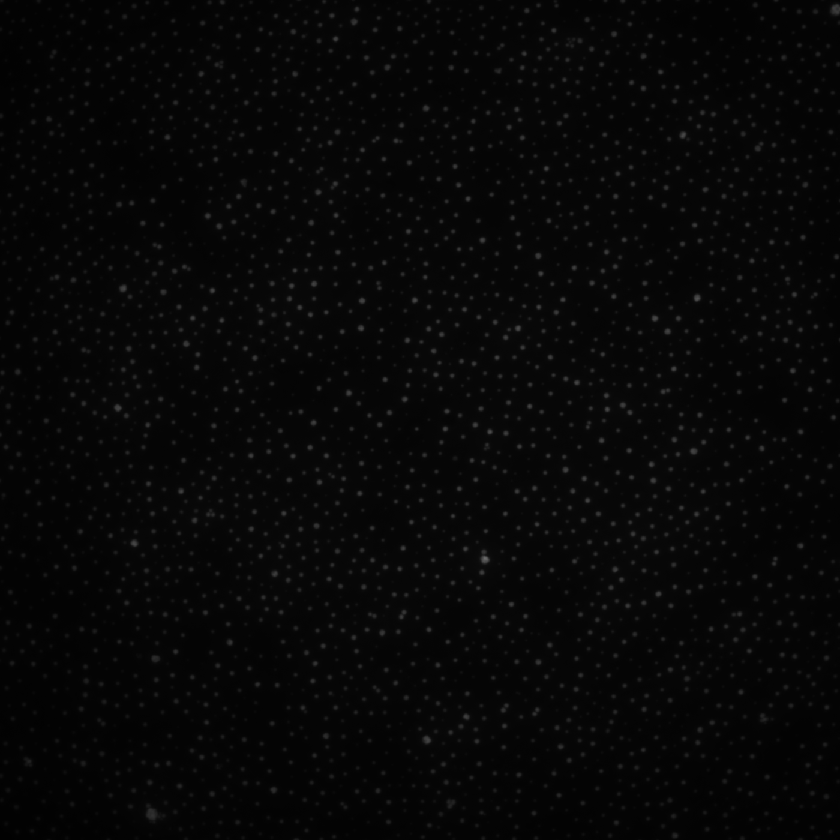
#> input picture Image_Analysis/data/2022-07-PDMS+TIRF/unTIRF.tif, 840 x 840 px, shrunk from 1400 x 1400 before the run, found by its file name; the run also reads 1 picture not shown here
$ python ICS.py
#> lines starting #> are read from the running program, lines starting #| are printed output that depends on the picture; long printed decimals are rounded
"""
Matplotlib Animation Example
author: Jake Vanderplas
email: vanderplas@astro.washington.edu
website: http://jakevdp.github.com
license: BSD

Rest is modified by Cameron Hastie.

"""

# LIBRARY IMPORTS ===================================================
#====================================================================
import numpy as np                  # This library is essential for manipulating data.
import matplotlib.pyplot as plt     # This library is essential for plotting data.
from matplotlib import cm
from matplotlib.ticker import LinearLocator
import numpy as np

# CUSTOM FUNCTIONS ==================================================
#====================================================================

# INIT IMAGES =======================================================
#====================================================================

#test_file = "C:/Users/Cameron/Documents/GitHub/Tutorial/Image_Analysis/data/2022-07-PDMS+TIRF/TIRF+BKGD.tif"
reff_file = "C:/Users/Cameron/Documents/GitHub/Tutorial/Image_Analysis/data/2022-07-PDMS+TIRF/TIRF+BKGD.tif"
test_file = "C:/Users/Cameron/Documents/GitHub/Tutorial/Image_Analysis/data/2022-07-PDMS+TIRF/unTIRF.tif"
#reff_file = "C:/Users/Cameron/Documents/GitHub/Tutorial/Image_Analysis/data/2022-07-PDMS+TIRF/unTIRF.tif"

# Grab the test and reference images
test_image = plt.imread(test_file)
#> test_image is the input picture: shape (840, 840) uint16; min 326, max 27163, mean 1971.3
reff_image = plt.imread(reff_file)

# Normalize (make everything go from 0-1)
test_image = (test_image - np.min(test_image)) / (np.max(test_image) - np.min(test_image))
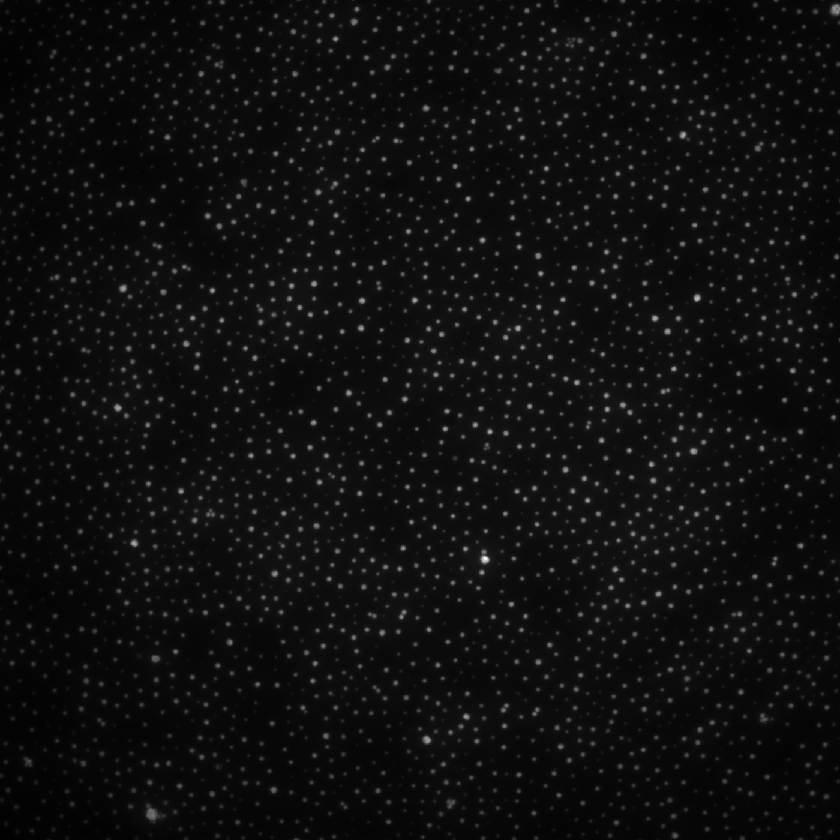
#> test_image: shape (840, 840) float64; min 0, max 1, mean 0.0613
reff_image = (reff_image - np.min(reff_image)) / (np.max(reff_image) - np.min(reff_image))
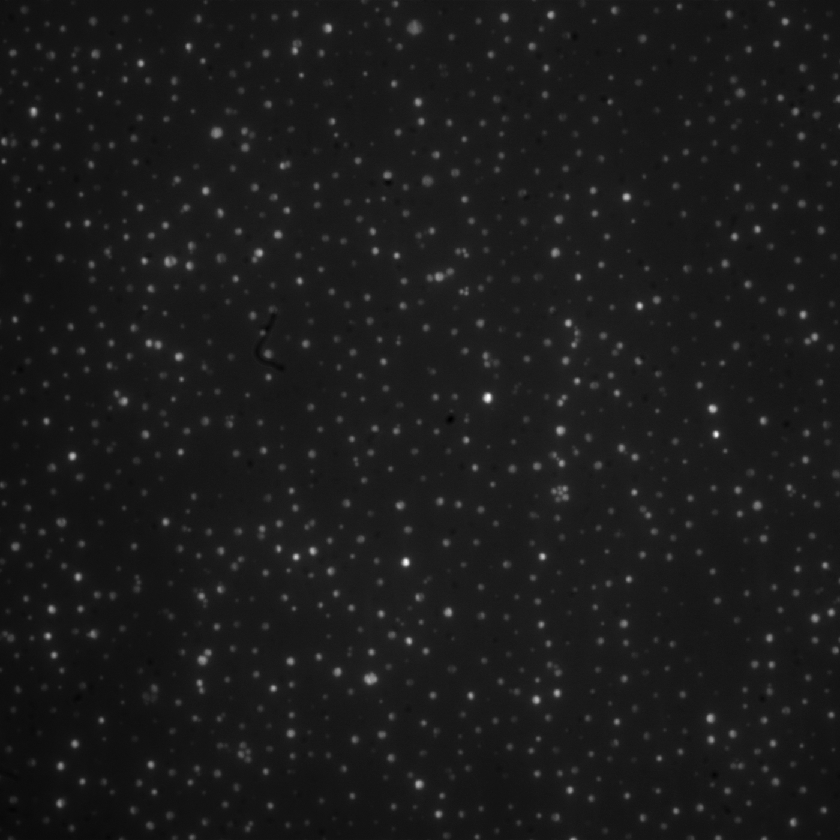
#> reff_image: shape (840, 840) float64; min 0, max 1, mean 0.108

# Normalize (make everything relative to the average)
#test_image = (test_image - np.average(test_image)) / np.average(test_image)
#reff_image = (reff_image - np.average(reff_image)) / np.average(reff_image)

# Image dimension, assumes similar sizes
image_dim = np.size(test_image[0,:])
#> image_dim = 840

# INIT SHIFTS =======================================================
#====================================================================

# Define fraction of image boarder to be cropped:
crop_frac = 0
low_lim = int(np.floor(image_dim*crop_frac))
#> low_lim = 0
upp_lim = int(np.floor(image_dim*(1-crop_frac)))
#> upp_lim = 840
image_dim = upp_lim - low_lim

# Crop images:
test_image = test_image[low_lim:upp_lim, low_lim:upp_lim]
reff_image = reff_image[low_lim:upp_lim, low_lim:upp_lim]
# Max number of shifts
num_shifts = int(low_lim/10)
#> num_shifts = 0
num_angles = num_shifts
#> num_angles = 0

FFT_Ixy = np.fft.fft2(test_image)
G_en = np.fft.fftshift(np.fft.ifft2(FFT_Ixy*np.conj(FFT_Ixy)))

# Again, we can construct a figure using similar parameters.
fig, ax = plt.subplots(1,2, figsize=(20, 10), dpi=80)
alt_axis_nums = np.linspace(-1*image_dim/2, image_dim/2, 5)
#> alt_axis_nums = [-420, -210, 0, 210, 420]
alt_axis_nums = alt_axis_nums.astype(int)
alt_axis = alt_axis_nums.tolist()
#> alt_axis = [-420, -210, 0, 210, 420]
real_axis = np.linspace(0, np.size(test_image[0,:]), len(alt_axis))
#> real_axis = [0, 210, 420, 630, 840]
alt_axis = real_axis - np.max(real_axis)/2
# We take the log to make the transformed image visible with linear contrast.
ax[0].imshow(test_image, cmap=cm.YlGnBu)
ax[0].set_xlabel("x pixel", fontsize=15)
ax[0].set_xticks(real_axis)
ax[0].set_xticklabels(alt_axis)
ax[0].set_ylabel("y pixel", fontsize=15)
ax[0].set_yticks(real_axis)
ax[0].set_yticklabels(np.flip(alt_axis))

# We take the log to make the transformed image visible with linear contrast.
crop_frac = 1/2.5
low_lim = int(np.floor(image_dim*crop_frac))
#> low_lim = 336
upp_lim = int(np.floor(image_dim*(1-crop_frac)))
#> upp_lim = 504
image_dim_c = upp_lim - low_lim
#> image_dim_c = 168

# Again, we can construct a figure using similar parameters.
alt_axis_nums = np.linspace(-1*image_dim_c/2, image_dim_c/2, 5)
alt_axis_nums = alt_axis_nums.astype(int)
alt_axis = alt_axis_nums.tolist()
real_axis = np.linspace(low_lim, image_dim_c, len(alt_axis))
alt_axis = real_axis - np.max(real_axis)/2
ax[1].imshow(np.abs(G_en[low_lim:upp_lim, low_lim:upp_lim]), cmap=cm.YlGnBu)
ax[1].set_xlabel("x spatial shift", fontsize=15)
ax[1].set_xticks(real_axis)
ax[1].set_xticklabels(alt_axis)
ax[1].set_ylabel("y spatial shift", fontsize=15)
ax[1].set_yticks(real_axis)
ax[1].set_yticklabels(np.flip(alt_axis))
plt.show()
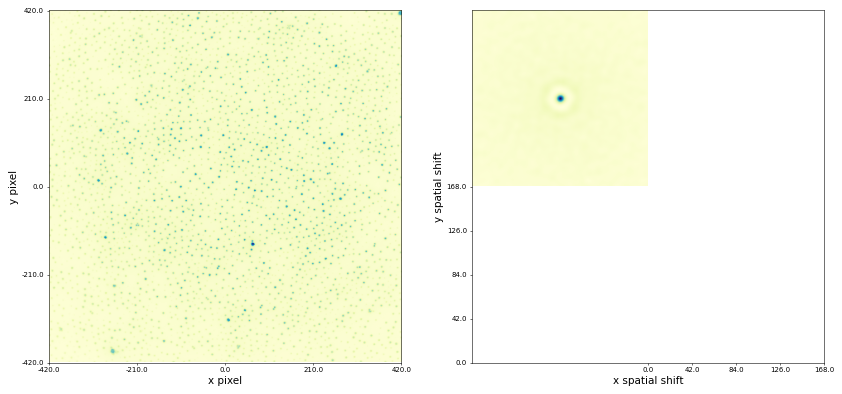
#> figure drawn by matplotlib, 2 panels

# Make data.
X = np.arange(-1*image_dim/2, image_dim/2, 1)
Y = np.arange(-1*image_dim/2, image_dim/2, 1)
X, Y = np.meshgrid(X, Y)

# Plot the surface
fig, ax = plt.subplots(subplot_kw={"projection": "3d"})
surf = ax.plot_surface(X, Y, np.abs(G_en), cmap=cm.jet,
                       linewidth=0, antialiased=False)
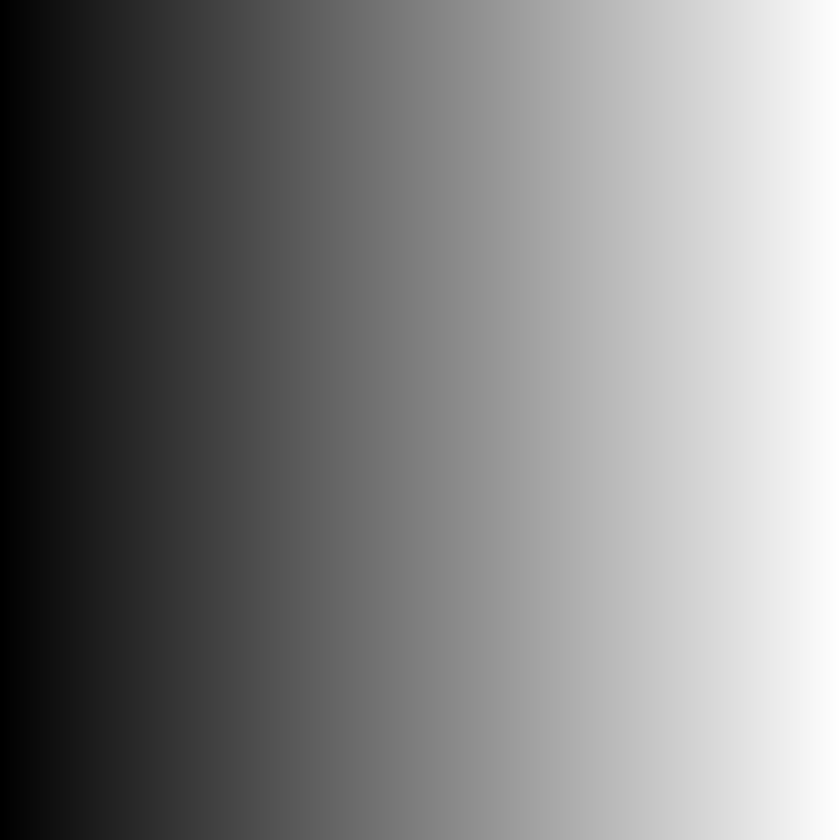
#> X: shape (840, 840) float64; min -420, max 419, mean -0.5; drawn with min black and max white
# Add a color bar which maps values to colors.
fig.colorbar(surf, shrink=0.5, aspect=5)
#plt.show()

# Plot the surface.
fig, ax = plt.subplots(subplot_kw={"projection": "3d"})
surf = ax.plot_surface(X, Y, test_image, cmap=cm.jet,
                       linewidth=0, antialiased=False)
#plt.show()

NA = 1.49
lam = 488e-9
diff_lim = lam/(2*NA) # This is about 2 pixels with our optics
pix_per_dl = 2
image_dim2 = np.power((image_dim/pix_per_dl)*diff_lim, 2)
#> image_dim2 = 4.73e-09
w02 = np.power(diff_lim,2)
Num_Beads = image_dim2/(np.abs(G_en[0,0])*np.pi*w02)
#> Num_Beads = 22.09
print(Num_Beads)
#| 22.093

fig = plt.figure(num=None, figsize=(8, 6), dpi=80)
G_en_abs = np.abs(G_en)
sum_sqrs = np.zeros([int(image_dim/2),1])
num_elem = np.zeros([int(image_dim/2),1])
ave_sqrs = np.zeros([int(image_dim/2),1])
for i in range(int(image_dim/2)):
    top_side = G_en_abs[i, i:image_dim-i]
#> (the run stopped early here; a loop or call above may not have finished)
